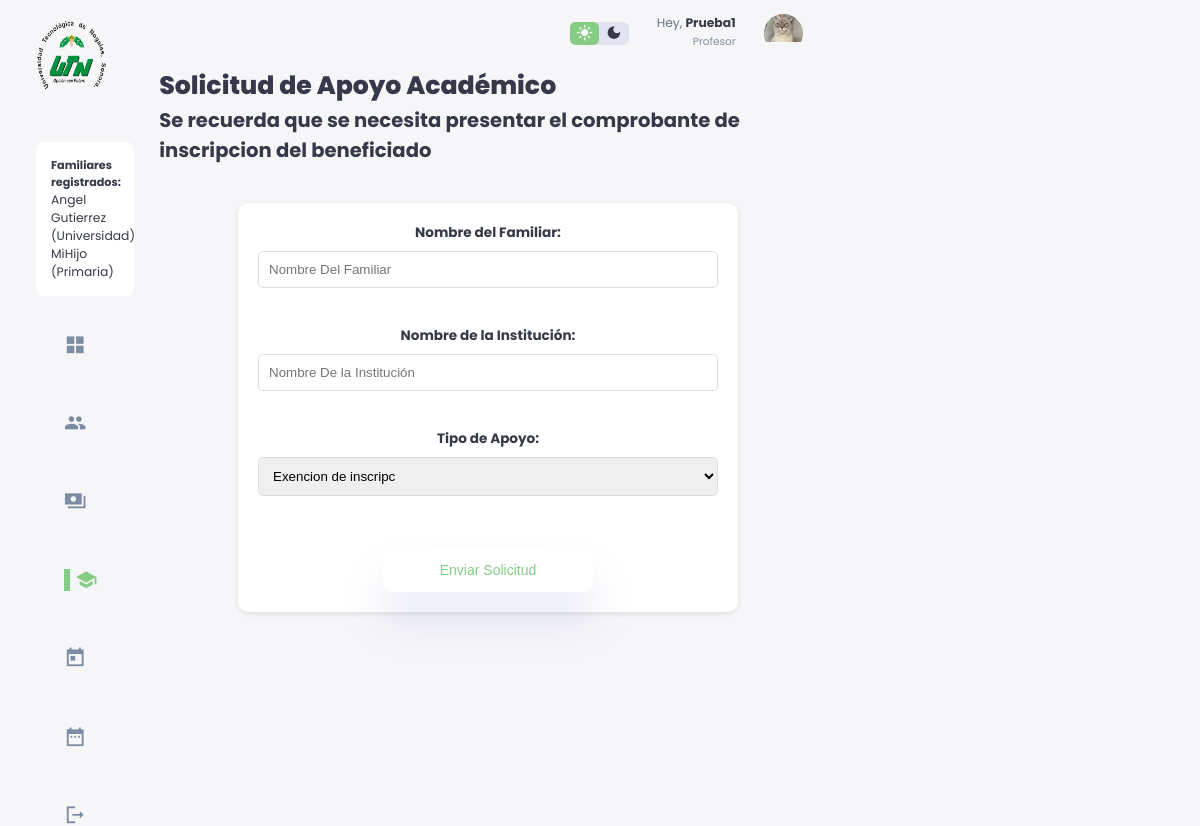
Screenshot of /SOLICITUDprestacionapoyoacademico.php (signed in) with the database file from the repository.
### tables this page shows
CREATE TABLE `familiar_empleado` (
  `Id_Familiar` int(11) NOT NULL,
  `Nombre_Familiar` varchar(50) NOT NULL,
  `Nivel_academico` varchar(25) NOT NULL,
  `Edad` int(3) NOT NULL
);

### SOLICITUDprestacionapoyoacademico.php (the view, shortened to what this page needs)
<?php
require_once("conn.php");
?>
<!DOCTYPE html>
<html lang="en">
<head>
    <link href="lightbox.min.css" rel="stylesheet">
    <link rel="stylesheet" href="./styleRegistrarFamiliares.css">
</head>
<body>
<div class="container">
        <aside>
            <div class="top">
                <div class="logo">
                        <img src="./images/logo.png.png">
                </div>
            </div>
            <div class="sidebar">
<?php
    $queryFamiliares = $conn->prepare("SELECT f.Nombre_Familiar, f.Nivel_academico FROM familiar_empleado f INNER JOIN empleado_familiar e ON f.Id_Familiar = e.Id_Familiar WHERE e.Numero_Empleado = ?");
    $queryFamiliares->bind_param("i", $_SESSION['Numero_Empleado']);
    $queryFamiliares->execute();
    $resultFamiliares = $queryFamiliares->get_result();
    echo '<div style="background:#fff; padding:15px; margin:10px 0; border-radius:8px;"><h4>Familiares registrados:</h4><ul>';
    while ($rowF = $resultFamiliares->fetch_assoc()) {
        if ($rowF['Nombre_Familiar'] == "N/A") {
            continue;
        }
        echo '<li>' . htmlspecialchars($rowF['Nombre_Familiar']) . ' (' . htmlspecialchars($rowF['Nivel_academico']) . ')</li>';
    }
    echo '</ul></div>';
?>
                <a href="index.php">
                    <span class="material-icons-sharp">grid_view</span>
                </a>
                <a href="registrarfamiliares.php">
                    <span class="material-icons-sharp">people</span>
                </a>
                <a href="SOLICITUDprestacionesfinancieras.php">
                    <span class="material-icons-sharp">payments</span>
                </a>
                <a href="SOLICITUDprestacionapoyoacademico.php" class="active">
                    <span class="material-icons-sharp">school</span>
                </a>
                <a href="SOLICITUDprestaciondia.php">
                    <span class="material-icons-sharp">today</span>
                </a>
                <a href="SOLICITUDprestacionplazo.php">
                    <span class="material-icons-sharp">date_range</span>
                </a>
                <a href="#" onclick="event.preventDefault(); document.getElementById('logout-form').submit();">
                    <span class="material-icons-sharp">logout</span>
                </a>
            </div>
        </aside>
 <div class="contenido">
        <div class="top">
                <div class="theme-toggler">
                    <span class="material-icons-sharp active">light_mode</span>
                    <span class="material-icons-sharp">dark_mode</span>
                </div>
                <div class="profile">
                    <div class="info">
                    <?php
                    echo '<p>Hey, <b>'.htmlspecialchars($_SESSION['Nombre_Empleado']).'</b></p>
                        <small class="text-muted">'.htmlspecialchars($_SESSION['Area']).'</small>';
                    ?>
                    </div>
                    <div class="profile-photo">
                        <img src="./images/profile-1.jpg.jpeg">
                    </div>
                </div>
        </div>
    <h1>Solicitud de Apoyo Académico</h1>
    <h2>Se recuerda que se necesita presentar el comprobante de inscripcion del beneficiado</h2>
    <br>
    <form action="" method="post">
        <label for="nombre_familiar"><h5>Nombre del Familiar:</h5></label>
        <input type="text" id="nombre_familiar" name="nombre_familiar" placeholder="Nombre Del Familiar" required><br><br>
        <label for="nombre_institucion"><h5>Nombre de la Institución:</h5></label>
        <input type="text" id="nombre_institucion" name="nombre_institucion" placeholder="Nombre De la Institución"><br><br>
        <label for="tipo"><h5>Tipo de Apoyo:</h5></label>
        <select id="tipo" name="tipo">
<?php
require_once("conn.php");
$queryCon = $conn->prepare("SELECT nombre FROM tiposprestacion Where tipoMayor = 'Academica'");
$queryCon->execute();
$result = $queryCon->get_result();
while ($row = $result->fetch_assoc()) {
    echo '<option value="' . htmlspecialchars($row['nombre']) . '">' . htmlspecialchars($row['nombre']) . '</option>';
}
?>
        </select><br><br>
        <div class="button-container">
        <button type="submit">Enviar Solicitud</button>
        </div>
    </form>
</body>
</html>

### styleRegistrarFamiliares.css (style rules this page uses)
:root { --color-primary: #85cd85; --color-danger: #ff7782; --color-success: #85cd85; --color-warning: #ffbb55; --color-white: #fff; --color-info-dark: #7d8da1; --color-info-light: #dce1eb; --color-dark: #363949; --color-light: rgba(132, 139, 200, 0.18); --color-primary-variant: #111e88; --color-dark-variant: #677483; --color-background: #f6f6f9; --color-newbackground: white; --card-border-radius: 2rem; --border-radius-1: 0.4rem; --border-radius-2: 0.8rem; --border-radius-3: 1.2rem; --card-padding: 1.8rem; --padding-1: 1.2rem; --box-shadow: 0 2rem 3rem var(--color-light) }
* { margin: 0; padding: 0; outline: 0; appearance: 0; border: 0; text-decoration: none; list-style: none; box-sizing: border-box; }
html { font-size: 14px; }
body { width: 100vw; height: 100vh; font-family: poppins, sans-serif; font-size: 0.88rem; background: var(--color-background); user-select: none; overflow-x: hidden; color: var(--color-dark); }
.container { display: grid; width: 96%; margin: 0 auto; gap: 1.8rem; grid-template-columns: 14rem auto; }
a { color: var(--color-dark); }
img { display: block; width: 100%; }
h1 { font-weight: 800; font-size: 1.8rem; }
h2 { font-size: 1.4rem; }
h4 { font-size: 0.8rem; }
h5 { font-size: 0.77rem; }
small { font-size: 0.75rem; }
.profile-photo { width: 2.8rem; height: 2.8rem; border-radius: 50%; overflow: hidden; }
.text-muted { color: var(--color-info-dark); }
p { color: var(--color-dark-variant); }
b { color: var(--color-dark); }
aside { height: 100vh; }
aside .top { display: flex; align-items: center; justify-content: space-between; margin-top: 1.4rem; }
aside .logo { display: flex; gap: 0.8rem; }
aside .logo img { width: 5rem; height: 5rem; }
aside .sidebar { display: flex; flex-direction: column; height: 86vh; position: relative; top: 3rem; }
aside .sidebar a { display: flex; color: var(--color-info-dark); margin: 2rem; gap: 1rem; align-items: center; position: relative; height: 3.7rem; transition: all 300 ease; }
aside .sidebar a span { font-size: 1.6rem; transition: all 300ms ease; }
aside .sidebar a.active:before { content: ""; width: 6px; height: 100%; background: var(--color-primary); position: absolute; left: 0; top: 0; }
aside .sidebar a.active span { color: var(--color-primary); margin-left: calc(1rem - 3px); }
.contenido .top { display: flex; justify-content: flex-end; align-items: center; padding: 1rem; background: transparent; border-radius: var(--border-radius-2); margin-bottom: 0; }
.contenido .top { display: flex; justify-content: end; gap: 2rem; }
.contenido .theme-toggler { background-color: var(--color-light); display: flex; justify-content: space-between; align-items: center; height: 1.6rem; width: 4.2rem; cursor: pointer; border-radius: var(--border-radius-1); }
.contenido .theme-toggler span { font-size: 1.2rem; width: 50%; height: 100%; display: flex; align-items: center; justify-content: center; }
.contenido .theme-toggler span.active { background: var(--color-primary); color: white; border-radius: var(--border-radius-1); }
.contenido .top .profile { display: flex; gap: 2rem; text-align: right; }
form { background-color: var(--color-newbackground); max-width: 500px; margin: 20px auto; padding: 20px; border-radius: 10px; box-shadow: 0 2px 5px rgba(0, 0, 0, 0.1); }
h5 { font-size: 0.97rem; }
label { display: block; margin-bottom: 8px; color:var(--color-darksa); text-align: center; }
input[type="text"], input[type="date"], input[type="number"], select { width: 100%; padding: 10px; margin-bottom: 20px; border: 1px solid #ddd; border-radius: 5px; box-sizing: border-box; }
.button-container { display: flex; justify-content: center; margin-top: 20px; }
button, input[type="submit"] { width: 100%; padding: 10px; background-color: var(--color-primary); color: white; border: none; border-radius: 5px; cursor: pointer; font-size: 16px; }
button { background-color: var(--color-white); border: none; padding: 1rem; font-size: 1rem; width: 15em; border-radius: var(--border-radius-2); color: var(--color-primary); box-shadow: var(--box-shadow); cursor: pointer; transition: background-color 0.3s ease, color 0.3s ease, box-shadow 0.3s ease, transform 0.3s ease; }
.button-container { display: flex; justify-content: center; gap: 1rem; margin-top: 1rem; }
@media screen and (max-width: 1200px) { .container { width: 94%; grid-template-columns: 7rem auto 23rem; } }
@media screen and (max-width: 1200px) { aside .sidebar a { width: 5.6rem; } }

### rows the page displays
familiar_empleado: Nombre_Familiar "Angel Gutierrez", Nivel_academico "Universidad"
familiar_empleado: Nombre_Familiar "MiHijo", Nivel_academico "Primaria"

### other values shown
$_SESSION['Nombre_Empleado'] "Prueba1"
$_SESSION['Area'] "Profesor"
form field tipo "Exencion de inscripc"
